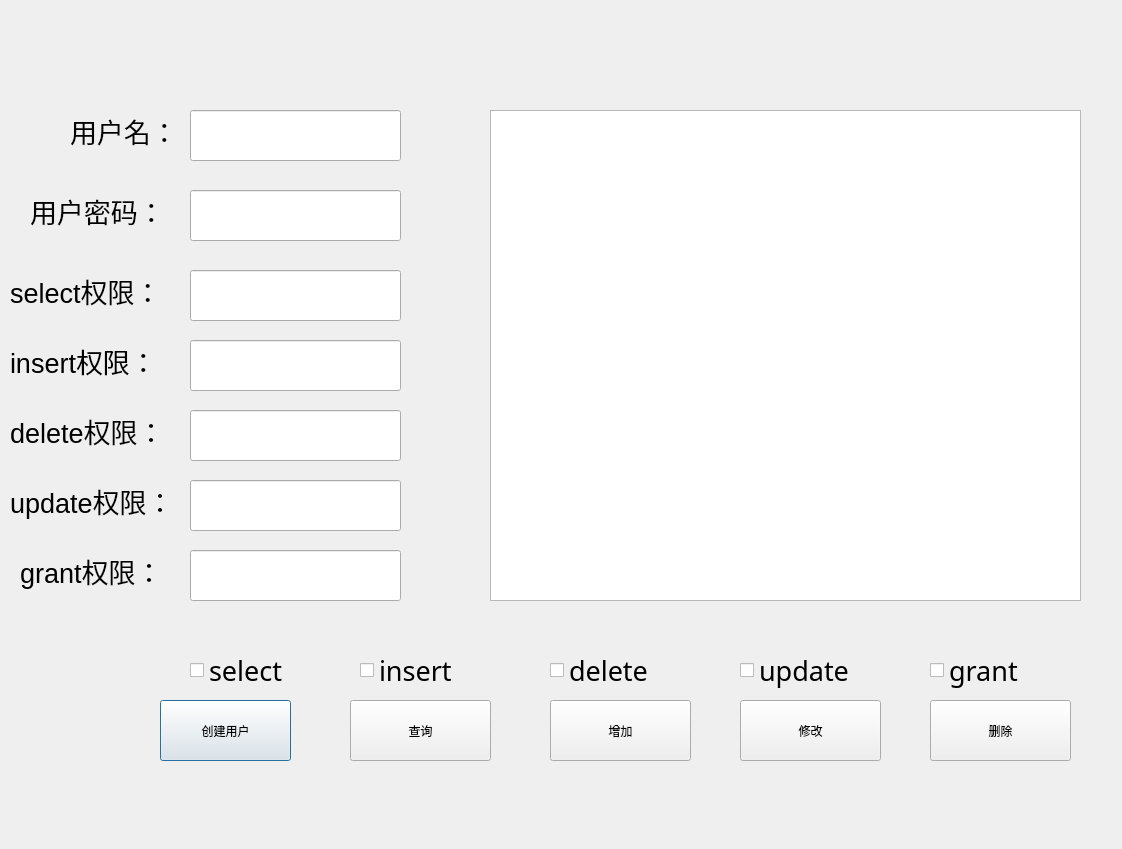
<?xml version="1.0" encoding="UTF-8"?>
<ui version="4.0">
 <class>login</class>
 <widget class="QDialog" name="login">
  <property name="geometry">
   <rect>
    <x>0</x>
    <y>0</y>
    <width>1122</width>
    <height>849</height>
   </rect>
  </property>
  <property name="windowTitle">
   <string>管理员授权管理</string>
  </property>
  <property name="windowIcon">
   <iconset>
    <normaloff>login_ui.png</normaloff>login_ui.png</iconset>
  </property>
  <widget class="QLabel" name="name_label">
   <property name="geometry">
    <rect>
     <x>30</x>
     <y>180</y>
     <width>201</width>
     <height>61</height>
    </rect>
   </property>
   <property name="font">
    <font>
     <pointsize>20</pointsize>
    </font>
   </property>
   <property name="text">
    <string>用户密码：</string>
   </property>
  </widget>
  <widget class="QLineEdit" name="name_lineEdit">
   <property name="geometry">
    <rect>
     <x>190</x>
     <y>190</y>
     <width>211</width>
     <height>51</height>
    </rect>
   </property>
  </widget>
  <widget class="QPushButton" name="create_user_Button">
   <property name="geometry">
    <rect>
     <x>160</x>
     <y>700</y>
     <width>131</width>
     <height>61</height>
    </rect>
   </property>
   <property name="text">
    <string>创建用户</string>
   </property>
  </widget>
  <widget class="QPushButton" name="select_Button">
   <property name="geometry">
    <rect>
     <x>350</x>
     <y>700</y>
     <width>141</width>
     <height>61</height>
    </rect>
   </property>
   <property name="text">
    <string>查询</string>
   </property>
  </widget>
  <widget class="QLabel" name="sno_label">
   <property name="geometry">
    <rect>
     <x>70</x>
     <y>90</y>
     <width>131</width>
     <height>81</height>
    </rect>
   </property>
   <property name="font">
    <font>
     <family>Agency FB</family>
     <pointsize>20</pointsize>
    </font>
   </property>
   <property name="text">
    <string>用户名：</string>
   </property>
  </widget>
  <widget class="QLineEdit" name="sno_lineEdit">
   <property name="geometry">
    <rect>
     <x>190</x>
     <y>110</y>
     <width>211</width>
     <height>51</height>
    </rect>
   </property>
  </widget>
  <widget class="QLabel" name="cour_id_label">
   <property name="geometry">
    <rect>
     <x>10</x>
     <y>260</y>
     <width>191</width>
     <height>61</height>
    </rect>
   </property>
   <property name="font">
    <font>
     <pointsize>20</pointsize>
    </font>
   </property>
   <property name="text">
    <string>select权限：</string>
   </property>
  </widget>
  <widget class="QLineEdit" name="cour_id_lineEdit">
   <property name="geometry">
    <rect>
     <x>190</x>
     <y>270</y>
     <width>211</width>
     <height>51</height>
    </rect>
   </property>
  </widget>
  <widget class="QLabel" name="cour_name_label">
   <property name="geometry">
    <rect>
     <x>10</x>
     <y>330</y>
     <width>211</width>
     <height>61</height>
    </rect>
   </property>
   <property name="font">
    <font>
     <pointsize>20</pointsize>
    </font>
   </property>
   <property name="text">
    <string>insert权限：</string>
   </property>
  </widget>
  <widget class="QLineEdit" name="cour_name_lineEdit">
   <property name="geometry">
    <rect>
     <x>190</x>
     <y>340</y>
     <width>211</width>
     <height>51</height>
    </rect>
   </property>
  </widget>
  <widget class="QLabel" name="grades_label">
   <property name="geometry">
    <rect>
     <x>10</x>
     <y>400</y>
     <width>191</width>
     <height>61</height>
    </rect>
   </property>
   <property name="font">
    <font>
     <pointsize>20</pointsize>
    </font>
   </property>
   <property name="text">
    <string>delete权限：</string>
   </property>
  </widget>
  <widget class="QLineEdit" name="grades_lineEdit">
   <property name="geometry">
    <rect>
     <x>190</x>
     <y>410</y>
     <width>211</width>
     <height>51</height>
    </rect>
   </property>
  </widget>
  <widget class="QLabel" name="learn_sem_label">
   <property name="geometry">
    <rect>
     <x>10</x>
     <y>470</y>
     <width>181</width>
     <height>61</height>
    </rect>
   </property>
   <property name="font">
    <font>
     <pointsize>20</pointsize>
    </font>
   </property>
   <property name="text">
    <string>update权限：</string>
   </property>
  </widget>
  <widget class="QLineEdit" name="learn_sem_lineEdit">
   <property name="geometry">
    <rect>
     <x>190</x>
     <y>480</y>
     <width>211</width>
     <height>51</height>
    </rect>
   </property>
   <property name="text">
    <string/>
   </property>
  </widget>
  <widget class="QLabel" name="learn_year_label">
   <property name="geometry">
    <rect>
     <x>20</x>
     <y>540</y>
     <width>161</width>
     <height>61</height>
    </rect>
   </property>
   <property name="font">
    <font>
     <pointsize>20</pointsize>
    </font>
   </property>
   <property name="text">
    <string>grant权限：</string>
   </property>
  </widget>
  <widget class="QLineEdit" name="learn_year_lineEdit">
   <property name="geometry">
    <rect>
     <x>190</x>
     <y>550</y>
     <width>211</width>
     <height>51</height>
    </rect>
   </property>
   <property name="text">
    <string/>
   </property>
  </widget>
  <widget class="QTableWidget" name="stu_grad_tableWidget">
   <property name="geometry">
    <rect>
     <x>490</x>
     <y>110</y>
     <width>591</width>
     <height>491</height>
    </rect>
   </property>
  </widget>
  <widget class="QPushButton" name="add_Button">
   <property name="geometry">
    <rect>
     <x>550</x>
     <y>700</y>
     <width>141</width>
     <height>61</height>
    </rect>
   </property>
   <property name="text">
    <string>增加</string>
   </property>
  </widget>
  <widget class="QPushButton" name="change_Button">
   <property name="geometry">
    <rect>
     <x>740</x>
     <y>700</y>
     <width>141</width>
     <height>61</height>
    </rect>
   </property>
   <property name="text">
    <string>修改</string>
   </property>
  </widget>
  <widget class="QPushButton" name="delete_Button">
   <property name="geometry">
    <rect>
     <x>930</x>
     <y>700</y>
     <width>141</width>
     <height>61</height>
    </rect>
   </property>
   <property name="text">
    <string>删除</string>
   </property>
  </widget>
  <widget class="QCheckBox" name="checkBox">
   <property name="geometry">
    <rect>
     <x>190</x>
     <y>650</y>
     <width>111</width>
     <height>41</height>
    </rect>
   </property>
   <property name="font">
    <font>
     <family>Agency FB</family>
     <pointsize>20</pointsize>
    </font>
   </property>
   <property name="text">
    <string>select</string>
   </property>
  </widget>
  <widget class="QCheckBox" name="checkBox_2">
   <property name="geometry">
    <rect>
     <x>360</x>
     <y>650</y>
     <width>111</width>
     <height>41</height>
    </rect>
   </property>
   <property name="font">
    <font>
     <family>Agency FB</family>
     <pointsize>20</pointsize>
    </font>
   </property>
   <property name="text">
    <string>insert</string>
   </property>
  </widget>
  <widget class="QCheckBox" name="checkBox_3">
   <property name="geometry">
    <rect>
     <x>550</x>
     <y>650</y>
     <width>111</width>
     <height>41</height>
    </rect>
   </property>
   <property name="font">
    <font>
     <family>Agency FB</family>
     <pointsize>20</pointsize>
    </font>
   </property>
   <property name="text">
    <string>delete</string>
   </property>
  </widget>
  <widget class="QCheckBox" name="checkBox_4">
   <property name="geometry">
    <rect>
     <x>740</x>
     <y>650</y>
     <width>111</width>
     <height>41</height>
    </rect>
   </property>
   <property name="font">
    <font>
     <family>Agency FB</family>
     <pointsize>20</pointsize>
    </font>
   </property>
   <property name="text">
    <string>update</string>
   </property>
  </widget>
  <widget class="QCheckBox" name="checkBox_5">
   <property name="geometry">
    <rect>
     <x>930</x>
     <y>650</y>
     <width>111</width>
     <height>41</height>
    </rect>
   </property>
   <property name="font">
    <font>
     <family>Agency FB</family>
     <pointsize>20</pointsize>
    </font>
   </property>
   <property name="text">
    <string>grant</string>
   </property>
  </widget>
 </widget>
 <resources/>
 <connections/>
</ui>
